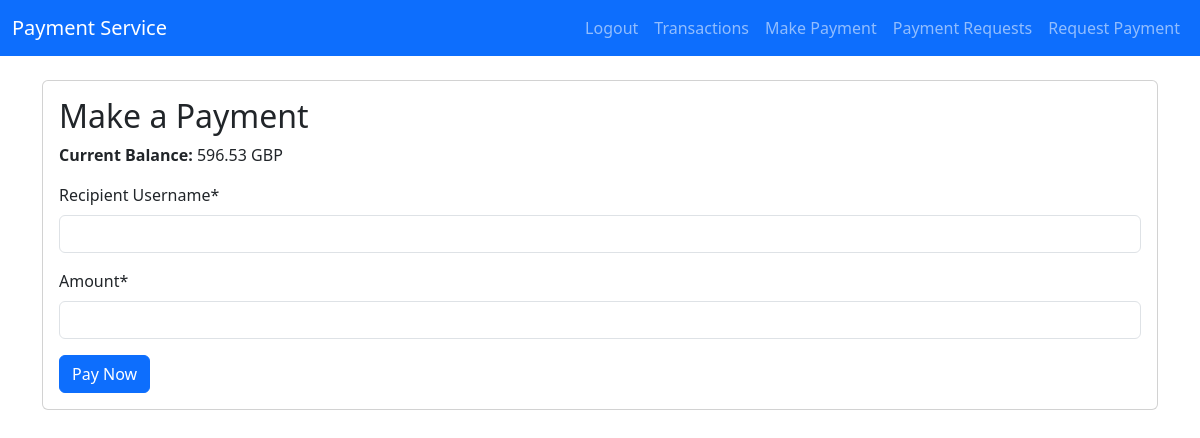
Page /webapps2025/pay/make/ (signed in) on the earlier database version.
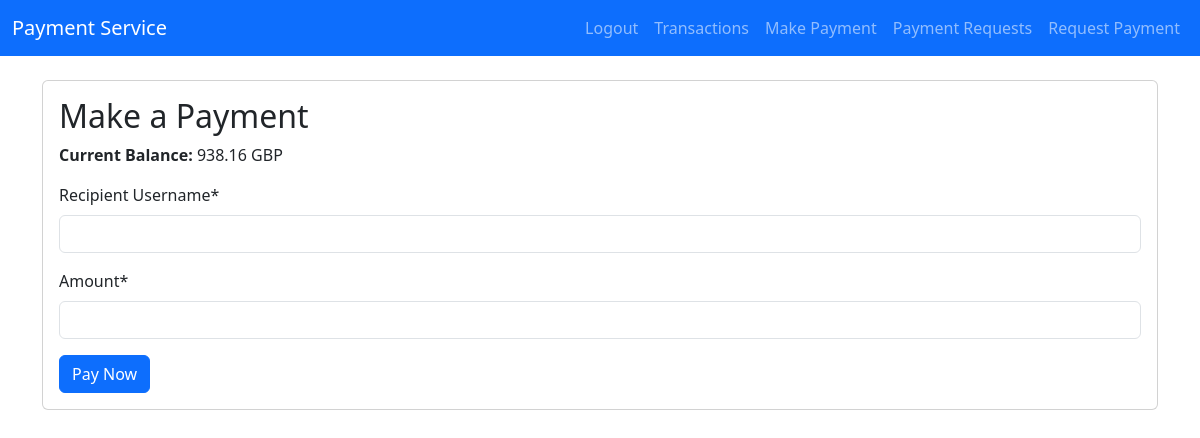
Same page on the later database version.
### register/models.py (models this page shows, shortened)
class CustomUser(AbstractUser):
    CURRENCY_CHOICES = [
        ('GBP', 'Pounds'),
        ('USD', 'US Dollars'),
        ('EUR', 'Euros'),
    ]
    currency = models.CharField(max_length=3, choices=CURRENCY_CHOICES, default='GBP')
    balance = models.DecimalField(max_digits=10, decimal_places=2, default=Decimal('750.00'))

### payapp/views.py (the view)
# urls.py: path('webapps2025/pay/make/', make_payment, name='make_payment'),
@transaction.atomic
@login_required
def make_payment(request):
    if request.method == 'POST':
        form = PaymentForm(request.POST)
        if form.is_valid():
            recipient_name = form.cleaned_data['recipient']
            amount = form.cleaned_data['amount']
            sender = request.user
            User = get_user_model()
            recipient = User.objects.filter(username=recipient_name).first()
            if not recipient:
                messages.error(request, "Recipient not found.")
                return redirect('make_payment')
            if sender == recipient:
                messages.error(request, "You cannot send payment to yourself.")
                return redirect('make_payment')
            if sender.balance < amount:
                messages.error(request, "Insufficient funds.")
                return redirect('make_payment')
            if sender.currency != recipient.currency:
                conversion_rate = get_transaction_rate(sender.currency, recipient.currency)
                amount_in_recipient_currency = amount * conversion_rate
                amount_in_recipient_currency = amount_in_recipient_currency.quantize(Decimal('0.01'),rounding=ROUND_HALF_UP)
            else:
                amount_in_recipient_currency = amount
            print(
                f"Transaction Conversion: {amount} {sender.currency} converts to {amount_in_recipient_currency} {recipient.currency} using rate {conversion_rate if sender.currency != recipient.currency else '1.0'}")
            remote_ts = get_remote_timestamp()
            transaction = Transaction.objects.create(
                sender=sender,
                recipient=recipient,
                transaction_type='PAYMENT',
                amount=amount,  # amount in sender's currency
                converted_amount=amount_in_recipient_currency,  # record the converted amount
                status='Completed',
                remote_timestamp=remote_ts,
            )
            sender.balance -= amount
            sender.balance = sender.balance.quantize(Decimal('0.01'), rounding=ROUND_HALF_UP)
            recipient.balance += amount_in_recipient_currency
            sender.save()
            recipient.save()
            messages.success(request, f"Payment of {amount} {sender.currency} to {recipient.username} completed.")
            return redirect('transaction_history')
        else:
            messages.error(request, "Please correct the errors below.")
    else:
        form = PaymentForm()
    return render(request, 'payapp/make_payment.html', {'form': form})

### payapp/views.py
class PaymentForm(forms.Form):
    recipient = forms.CharField(max_length=150, label="Recipient Username")
    amount = forms.DecimalField(decimal_places=2, max_digits=10, label="Amount")

### templates/payapp/make_payment.html (shortened to what this page needs)
{% extends "base.html" %}
{% load crispy_forms_tags %}
{% block content %}
    <div class="card p-3">
        <h2>Make a Payment</h2>
        <div class="mb-3">
            <strong>Current Balance:</strong>
            {{ user.balance }} {{ user.currency }}
        </div>
        <form method="POST">
            {{ form|crispy }}
            <button type="submit" class="btn btn-primary">Pay Now</button>
        </form>
    </div>
{% endblock content %}

Differences in the rows shown:
changed CustomUser "GBP": balance "596.53" → "938.16"
